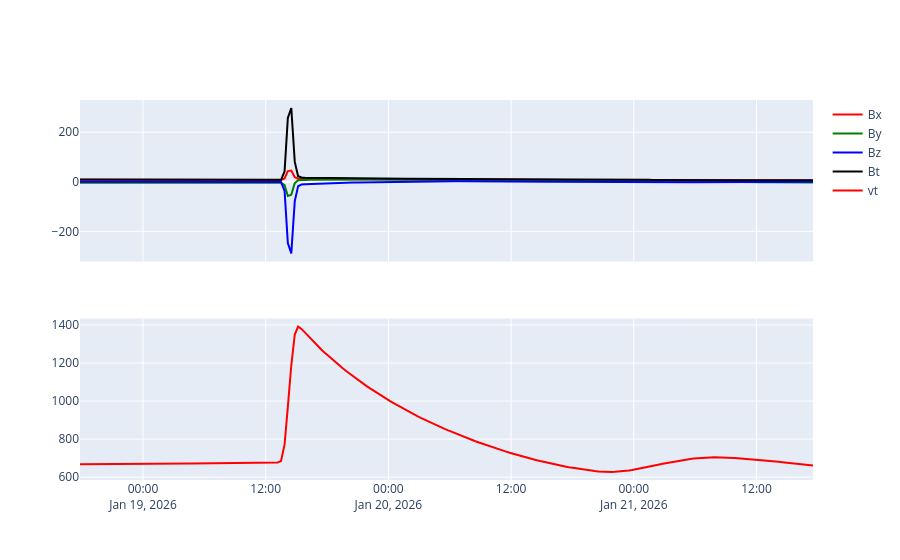

Notebook code cell kept with this figure:
### Code cell
#Plotly imports
from plotly.subplots import make_subplots
import plotly.graph_objects as go
import plotly.io as pio
from plotly.offline import iplot, init_notebook_mode
import plotly.express as px

nrows=2

fig = make_subplots(rows=nrows, cols=1, shared_xaxes=True)
sc = copy.deepcopy(syn_dro0)

#for column, color in zip(['b_x', 'b_y', 'b_z', 'b_tot'], ['red', 'green', 'blue', 'black']):
fig.add_trace(go.Scatter(x=sc.time, y=sc.bx, name='Bx',line_color='red'), row=1, col=1)
fig.add_trace(go.Scatter(x=sc.time, y=sc.by, name='By',line_color='green'), row=1, col=1)
fig.add_trace(go.Scatter(x=sc.time, y=sc.bz, name='Bz',line_color='blue'), row=1, col=1)
fig.add_trace(go.Scatter(x=sc.time, y=sc.bt, name='Bt',line_color='black'), row=1, col=1)

fig.add_trace(go.Scatter(x=sc.time, y=sc.vt, name='vt',line_color='red'), row=2, col=1)

### Figure 1 — Plotly figure (JSON) as saved in the notebook; plotly's stock layout.template omitted (floating-point values rounded to 4 significant figures; data arrays with more than 128 entries replaced by an {"elided": "..."} marker saying what was removed)
{"data": [{"line": {"color": "red"}, "name": "Bx", "type": "scatter", "x": {"elided": "216 str values"}, "xaxis": "x", "y": {"elided": "216 float values"}, "yaxis": "y"}, {"line": {"color": "green"}, "name": "By", "type": "scatter", "x": {"elided": "216 str values"}, "xaxis": "x", "y": {"elided": "216 float values"}, "yaxis": "y"}, {"line": {"color": "blue"}, "name": "Bz", "type": "scatter", "x": {"elided": "216 str values"}, "xaxis": "x", "y": {"elided": "216 float values"}, "yaxis": "y"}, {"line": {"color": "black"}, "name": "Bt", "type": "scatter", "x": {"elided": "216 str values"}, "xaxis": "x", "y": {"elided": "216 float values"}, "yaxis": "y"}, {"line": {"color": "red"}, "name": "vt", "type": "scatter", "x": {"elided": "216 str values"}, "xaxis": "x2", "y": {"elided": "216 float values"}, "yaxis": "y2"}], "layout": {"xaxis": {"anchor": "y", "domain": [0, 1], "matches": "x2", "showticklabels": false}, "xaxis2": {"anchor": "y2", "domain": [0, 1]}, "yaxis": {"anchor": "x", "domain": [0.575, 1]}, "yaxis2": {"anchor": "x2", "domain": [0, 0.425]}}}
